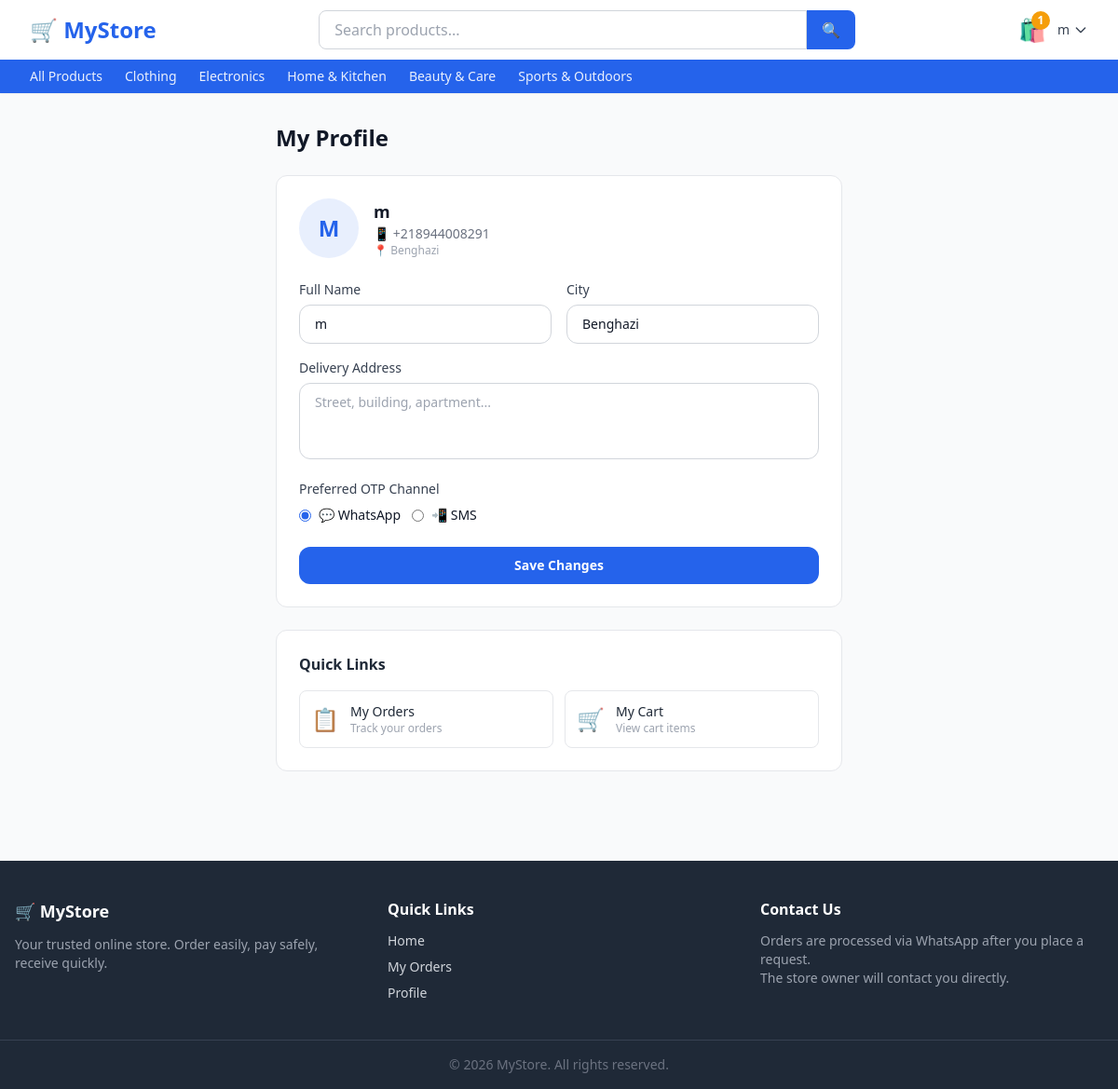
The page /accounts/profile/ (signed in) on the database its author committed.
### accounts/models.py (models this page shows, shortened)
class User(AbstractUser):
    username = None  # Remove default username field
    phone = models.CharField(max_length=20, unique=True, verbose_name="Phone Number")
    full_name = models.CharField(max_length=150, blank=True)
    city = models.CharField(max_length=100, blank=True)
    address = models.TextField(blank=True, verbose_name="Delivery Address")
    preferred_otp_channel = models.CharField(
        max_length=10,
        choices=[("whatsapp", "WhatsApp"), ("sms", "SMS")],
        default="whatsapp",
    )
    date_joined = models.DateTimeField(auto_now_add=True)
    updated_at = models.DateTimeField(auto_now=True)
    USERNAME_FIELD = "phone"
    REQUIRED_FIELDS = []  # No email required
    objects = UserManager()
    class Meta:
        verbose_name = "User"
        verbose_name_plural = "Users"
    def get_full_name(self):
        return self.full_name or self.phone
    def get_short_name(self):
        return self.full_name.split()[0] if self.full_name else self.phone

### orders/models.py (models this page shows, shortened)
class Cart(models.Model):
    user = models.OneToOneField(
        settings.AUTH_USER_MODEL,
        on_delete=models.CASCADE,
        related_name="cart",
    )
    created_at = models.DateTimeField(auto_now_add=True)
    updated_at = models.DateTimeField(auto_now=True)

### catalog/models.py (models this page shows, shortened)
class Category(models.Model):
    name = models.CharField(max_length=100)
    slug = models.SlugField(max_length=120, unique=True, blank=True)
    description = models.TextField(blank=True)
    image = models.ImageField(upload_to="categories/", blank=True, null=True)
    parent = models.ForeignKey(
        "self",
        null=True,
        blank=True,
        on_delete=models.SET_NULL,
        related_name="children",
    )
    order = models.PositiveIntegerField(default=0, help_text="Display order on homepage")
    is_active = models.BooleanField(default=True)
    created_at = models.DateTimeField(auto_now_add=True)
    class Meta:
        verbose_name = "Category"
        verbose_name_plural = "Categories"
        ordering = ["order", "name"]
    def get_absolute_url(self):
        from django.urls import reverse
        return reverse("catalog:category", kwargs={"slug": self.slug})

### accounts/views.py (the view)
# urls.py: path("profile/", views.profile_view, name="profile"),
@login_required
def profile_view(request):
    if request.method == "POST":
        form = ProfileForm(request.POST, instance=request.user)
        if form.is_valid():
            form.save()
            messages.success(request, "Profile updated successfully.")
            if request.htmx:
                return render(request, "accounts/_profile_form.html", {"form": form, "saved": True})
            return redirect("accounts:profile")
    else:
        form = ProfileForm(instance=request.user)
    return render(request, "accounts/profile.html", {"form": form})

### accounts/forms.py
class ProfileForm(forms.ModelForm):
    class Meta:
        model = User
        fields = ("full_name", "city", "address", "preferred_otp_channel")
        widgets = {
            "full_name": forms.TextInput(attrs={"class": "input-field"}),
            "city": forms.TextInput(attrs={"class": "input-field"}),
            "address": forms.Textarea(attrs={"class": "input-field", "rows": 3}),
            "preferred_otp_channel": forms.RadioSelect(),
        }

### catalog/context_processors.py (called while the page is built)
def nav_categories(request):
    categories = Category.objects.filter(is_active=True, parent=None).order_by("order", "name")
    return {"nav_categories": categories}

### templates/accounts/profile.html (shortened to what this page needs)
{% extends "base.html" %}
{% block content %}
<div class="max-w-2xl mx-auto px-4 sm:px-6 lg:px-8 py-8">
  <h1 class="text-2xl font-bold text-gray-900 mb-6">My Profile</h1>
  <div class="grid grid-cols-1 gap-6">
    <div class="bg-white rounded-xl border border-gray-200 p-6">
      <div class="flex items-center gap-4 mb-6">
        <div class="w-16 h-16 rounded-full bg-primary/10 flex items-center justify-center text-2xl font-bold text-primary">
          {{ user.get_short_name|first|upper }}
        </div>
        <div>
          <p class="font-bold text-gray-900 text-lg">{{ user.get_full_name }}</p>
          <p class="text-gray-500 text-sm">📱 {{ user.phone }}</p>
          {% if user.city %}
          <p class="text-gray-400 text-xs">📍 {{ user.city }}</p>
          {% endif %}
        </div>
      </div>
      {% include "accounts/_profile_form.html" %}
    </div>
    <div class="bg-white rounded-xl border border-gray-200 p-6">
      <h2 class="font-semibold text-gray-800 mb-4">Quick Links</h2>
      <div class="grid grid-cols-2 gap-3">
        <a href="{% url 'orders:my_orders' %}"
           class="flex items-center gap-3 p-3 rounded-lg border border-gray-200 hover:border-primary hover:bg-blue-50 transition">
          <span class="text-2xl">📋</span>
          <div>
            <p class="font-medium text-sm text-gray-800">My Orders</p>
            <p class="text-xs text-gray-400">Track your orders</p>
          </div>
        </a>
        <a href="{% url 'orders:cart' %}"
           class="flex items-center gap-3 p-3 rounded-lg border border-gray-200 hover:border-primary hover:bg-blue-50 transition">
          <span class="text-2xl">🛒</span>
          <div>
            <p class="font-medium text-sm text-gray-800">My Cart</p>
            <p class="text-xs text-gray-400">View cart items</p>
          </div>
        </a>
      </div>
    </div>
  </div>
</div>
{% endblock %}

### templates/base.html (shortened to what this page needs)
<!DOCTYPE html>
<html lang="en" dir="ltr">
<head>
  <script src="https://cdn.tailwindcss.com"></script>
</head>
<body class="bg-gray-50 text-gray-900 min-h-screen flex flex-col" hx-boost="false">
  <header class="bg-white shadow-sm sticky top-0 z-50">
    <nav class="max-w-7xl mx-auto px-4 sm:px-6 lg:px-8 h-16 flex items-center justify-between gap-4">
      <a href="{% url 'catalog:homepage' %}" class="text-2xl font-bold text-primary whitespace-nowrap">
        🛒 MyStore
      </a>
      <form method="get" action="/" class="flex-1 max-w-xl hidden sm:flex">
        <input type="text" name="q" placeholder="Search products..."
               class="w-full border border-gray-300 rounded-l-lg px-4 py-2 focus:outline-none focus:ring-2 focus:ring-primary" />
        <button type="submit" class="bg-primary text-white px-4 rounded-r-lg hover:bg-primary-dark transition">
          🔍
        </button>
      </form>
      <div class="flex items-center gap-3 shrink-0">
        {% if user.is_authenticated %}
          <a href="{% url 'orders:cart' %}" class="relative" title="Cart">
            <span class="text-2xl">🛍️</span>
            <span id="cart-count"
                  class="absolute -top-1 -right-1 bg-accent text-white text-xs font-bold rounded-full w-5 h-5 flex items-center justify-center">
              {% if user.cart.items.count %}{{ user.cart.items.count }}{% else %}0{% endif %}
            </span>
          </a>
          <div x-data="{ open: false }" class="relative">
            <button @click="open = !open" class="flex items-center gap-1 text-gray-700 hover:text-primary font-medium">
              <span class="text-sm">{{ user.get_short_name }}</span>
              <svg class="w-4 h-4" fill="none" stroke="currentColor" viewBox="0 0 24 24">
                <path stroke-linecap="round" stroke-linejoin="round" stroke-width="2" d="M19 9l-7 7-7-7" />
              </svg>
            </button>
          </div>
        {% else %}
          <a href="{% url 'accounts:login' %}" class="text-sm font-medium text-gray-700 hover:text-primary">Sign In</a>
          <a href="{% url 'accounts:register_step1' %}" class="btn-primary text-sm py-2 px-4">Register</a>
        {% endif %}
      </div>
    </nav>
    <div class="bg-primary">
      <div class="max-w-7xl mx-auto px-4 sm:px-6 lg:px-8 flex items-center gap-6 overflow-x-auto py-2">
        <a href="{% url 'catalog:homepage' %}" class="text-white/90 hover:text-white text-sm font-medium whitespace-nowrap">
          All Products
        </a>
        {% for cat in nav_categories %}
          <a href="{{ cat.get_absolute_url }}"
             class="text-white/90 hover:text-white text-sm font-medium whitespace-nowrap">
            {{ cat.name }}
          </a>
        {% endfor %}
      </div>
    </div>
  </header>
  <main class="flex-1">
    {% block content %}{% endblock %}
  </main>
  <footer class="bg-gray-800 text-gray-300 mt-16">
    <div class="max-w-7xl mx-auto px-4 py-10 grid grid-cols-1 sm:grid-cols-3 gap-8">
      <div>
        <h3 class="text-white font-bold text-lg mb-3">🛒 MyStore</h3>
        <p class="text-sm text-gray-400">
          Your trusted online store. Order easily, pay safely, receive quickly.
        </p>
      </div>
      <div>
        <h4 class="text-white font-semibold mb-3">Quick Links</h4>
        <ul class="space-y-2 text-sm">
          <li><a href="{% url 'catalog:homepage' %}" class="hover:text-white">Home</a></li>
          {% if user.is_authenticated %}
            <li><a href="{% url 'orders:my_orders' %}" class="hover:text-white">My Orders</a></li>
            <li><a href="{% url 'accounts:profile' %}" class="hover:text-white">Profile</a></li>
          {% else %}
            <li><a href="{% url 'accounts:register_step1' %}" class="hover:text-white">Create Account</a></li>
          {% endif %}
        </ul>
      </div>
      <div>
        <h4 class="text-white font-semibold mb-3">Contact Us</h4>
        <p class="text-sm text-gray-400">
          Orders are processed via WhatsApp after you place a request.<br/>
          The store owner will contact you directly.
        </p>
      </div>
    </div>
    <div class="border-t border-gray-700 py-4 text-center text-sm text-gray-500">
      © {% now "Y" %} MyStore. All rights reserved.
    </div>
  </footer>
</body>
</html>

### templates/accounts/_profile_form.html (shortened to what this page needs)
<form method="post" action="{% url 'accounts:profile' %}"
      id="profile-form"
      {% if request.htmx %}hx-post="{% url 'accounts:profile' %}" hx-target="#profile-form" hx-swap="outerHTML"{% endif %}>
  <div class="grid grid-cols-1 sm:grid-cols-2 gap-4 mb-4">
    <div>
      <label class="block text-sm font-medium text-gray-700 mb-1.5">Full Name</label>
      <input type="text" name="full_name"
             value="{{ form.full_name.value|default:'' }}"
             class="w-full border border-gray-300 rounded-xl px-4 py-2.5 text-sm focus:outline-none focus:ring-2 focus:ring-primary" />
    </div>
    <div>
      <label class="block text-sm font-medium text-gray-700 mb-1.5">City</label>
      <input type="text" name="city"
             value="{{ form.city.value|default:'' }}"
             placeholder="e.g. Tripoli"
             class="w-full border border-gray-300 rounded-xl px-4 py-2.5 text-sm focus:outline-none focus:ring-2 focus:ring-primary" />
    </div>
  </div>
  <div class="mb-4">
    <label class="block text-sm font-medium text-gray-700 mb-1.5">Delivery Address</label>
    <textarea name="address" rows="3"
              placeholder="Street, building, apartment..."
              class="w-full border border-gray-300 rounded-xl px-4 py-2.5 text-sm focus:outline-none focus:ring-2 focus:ring-primary resize-none">{{ form.address.value|default:'' }}</textarea>
  </div>
  <div class="mb-6">
    <label class="block text-sm font-medium text-gray-700 mb-2">Preferred OTP Channel</label>
    <div class="flex gap-3">
      <label class="flex items-center gap-2 cursor-pointer">
        <input type="radio" name="preferred_otp_channel" value="whatsapp"
               {% if form.preferred_otp_channel.value == 'whatsapp' %}checked{% endif %}
               class="accent-primary" />
        <span class="text-sm">💬 WhatsApp</span>
      </label>
      <label class="flex items-center gap-2 cursor-pointer">
        <input type="radio" name="preferred_otp_channel" value="sms"
               class="accent-primary" />
        <span class="text-sm">📲 SMS</span>
      </label>
    </div>
  </div>
  <button type="submit"
          class="w-full bg-primary hover:bg-blue-700 text-white font-bold py-2.5 rounded-xl transition-colors text-sm">
    Save Changes
  </button>
</form>

### rows shown on the page
User: cart.items.count "1", get_short_name "m", get_short_name|first "M", get_full_name "m", phone "+218944008291", city "Benghazi", preferred_otp_channel "☑ 💬 WhatsApp", preferred_otp_channel "☐ 📲 SMS"
Category: name "Clothing"
Category: name "Electronics"
Category: name "Home & Kitchen"
Category: name "Beauty & Care"
Category: name "Sports & Outdoors"
